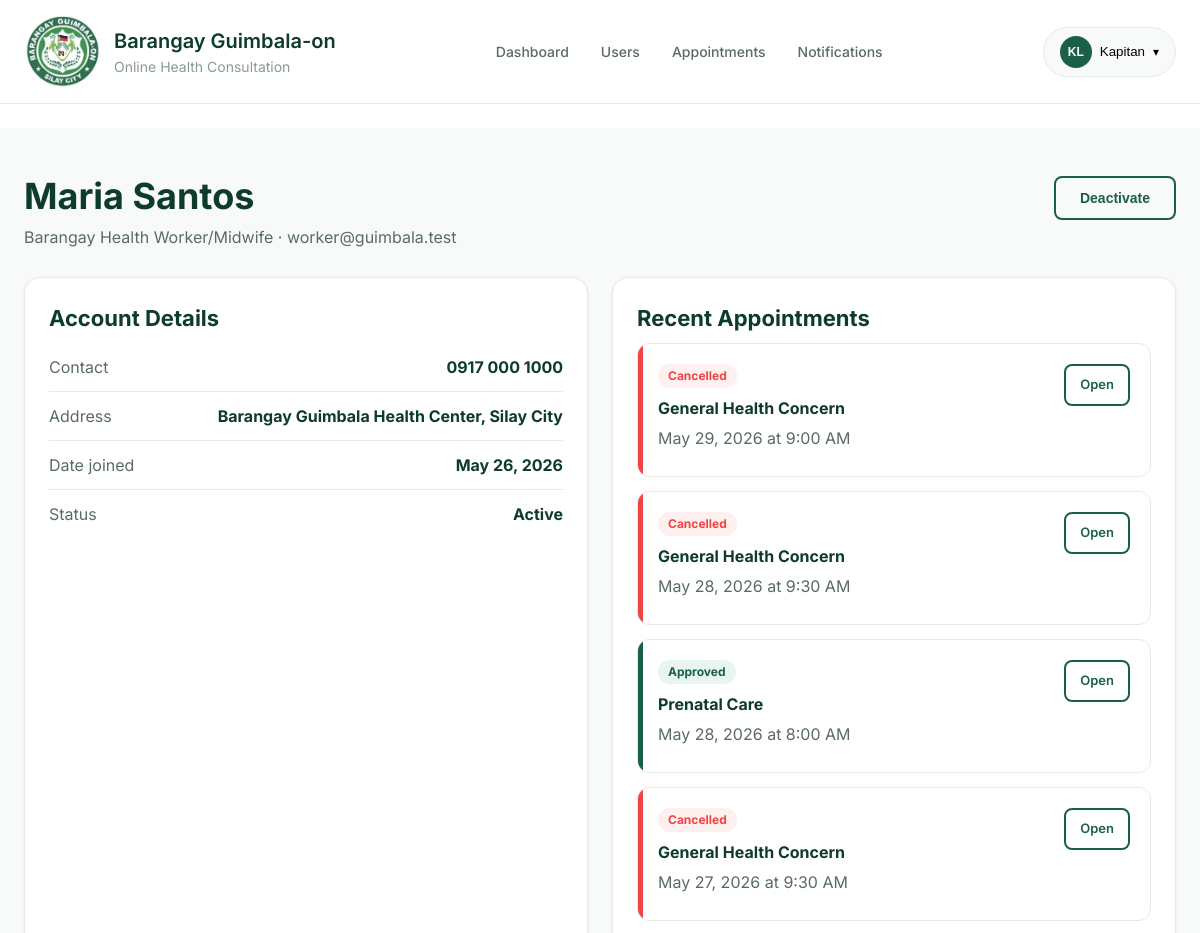
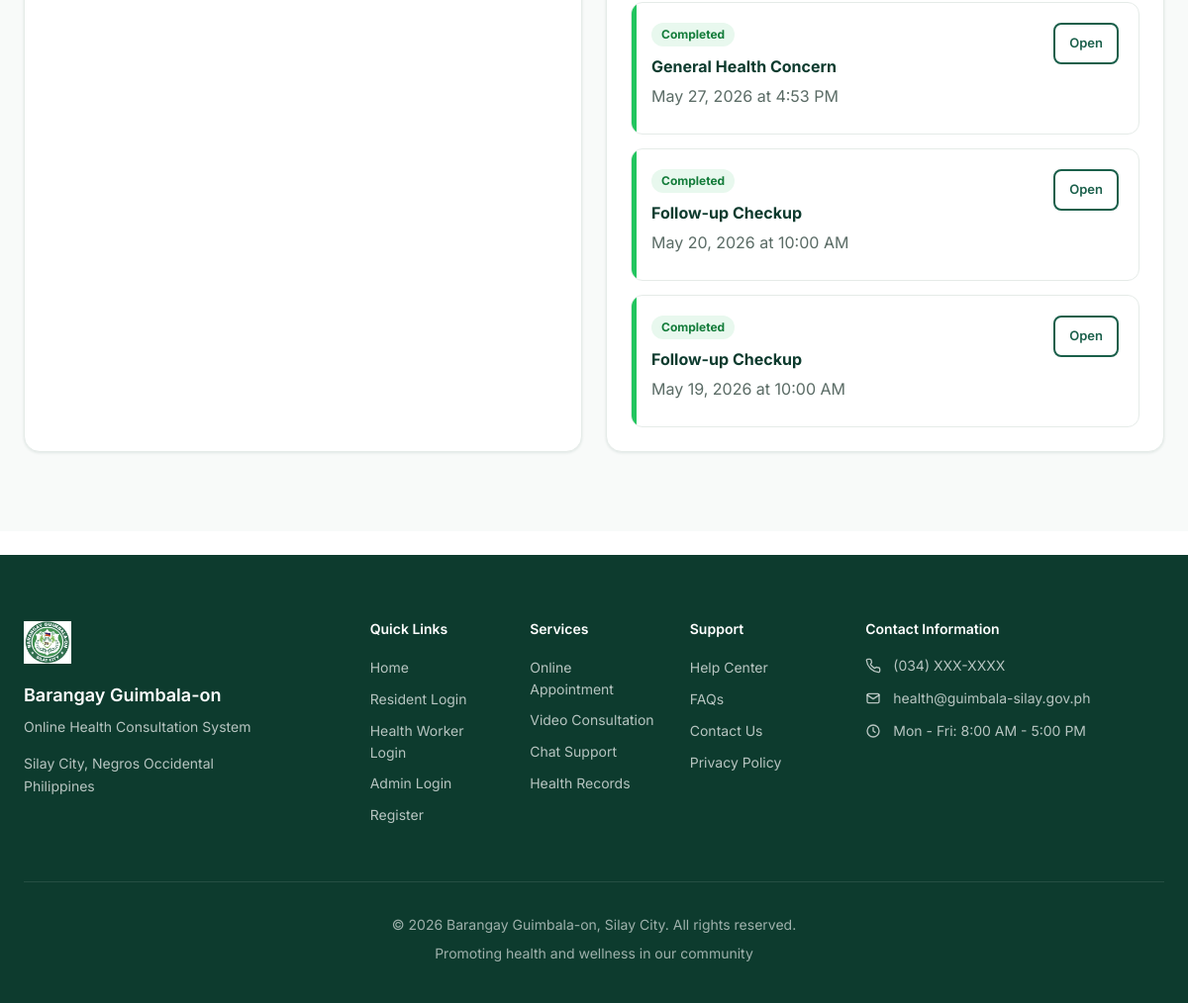
The page /accounts/admin/users/2/ (signed in) on the database its author committed (2 pictures, top to bottom).
### accounts/models.py (models this page shows, shortened)
class User(AbstractUser):
    ROLE_CHOICES = [
        ('resident', 'Resident'),
        ('health_worker', 'Barangay Health Worker/Midwife'),
        ('admin', 'Admin'),
    ]
    username = None
    email = models.EmailField(_('email address'), unique=True)
    role = models.CharField(max_length=20, choices=ROLE_CHOICES, default='resident')
    phone_number = models.CharField(max_length=15, blank=True, null=True)
    address = models.TextField(blank=True, null=True)
    profile_picture = models.ImageField(upload_to='profile_pics/', blank=True, null=True)
    is_active = models.BooleanField(default=True)
    date_joined = models.DateTimeField(auto_now_add=True)
    last_updated = models.DateTimeField(auto_now=True)
    license_number = models.CharField(max_length=50, blank=True, null=True)
    specialization = models.CharField(max_length=100, blank=True, null=True)
    is_available = models.BooleanField(default=True)
    USERNAME_FIELD = 'email'
    REQUIRED_FIELDS = ['first_name', 'last_name']
    objects = UserManager()
    class Meta:
        verbose_name = 'User'
        verbose_name_plural = 'Users'
        ordering = ['-date_joined']
    def get_full_name(self):
        return f"{self.first_name} {self.last_name}".strip() or self.email
    @property
    def is_resident(self):
        return self.role == 'resident'
    @property
    def is_health_worker(self):
        return self.role == 'health_worker'
    @property
    def is_admin_user(self):
        return self.role == 'admin' or self.is_superuser

### appointments/models.py (models this page shows, shortened)
class Appointment(models.Model):
    CONSULTATION_TYPE_CHOICES = [
        ('prenatal', 'Prenatal Care'),
        ('child_health', 'Child Health'),
        ('general', 'General Health Concern'),
        ('family_planning', 'Family Planning'),
        ('follow_up', 'Follow-up Checkup'),
        ('immunization', 'Immunization'),
        ('nutrition', 'Nutrition Counseling'),
        ('dental', 'Dental Checkup'),
        ('mental_health', 'Mental Health'),
        ('other', 'Other'),
    ]
    CONSULTATION_METHOD_CHOICES = [
        ('video_call', 'Online Video Call'),
        ('voice_call', 'Online Voice Call'),
        ('chat', 'Chat Consultation'),
        ('in_person', 'In-Person Visit'),
    ]
    STATUS_CHOICES = [
        ('pending', 'Pending'),
        ('approved', 'Approved'),
        ('rescheduled', 'Rescheduled'),
        ('completed', 'Completed'),
        ('cancelled', 'Cancelled'),
        ('no_show', 'No Show'),
    ]
    resident = models.ForeignKey(
        settings.AUTH_USER_MODEL,
        on_delete=models.CASCADE,
        related_name='resident_appointments',
        limit_choices_to={'role': 'resident'}
    )
    health_worker = models.ForeignKey(
        settings.AUTH_USER_MODEL,
        on_delete=models.CASCADE,
        related_name='worker_appointments',
        limit_choices_to={'role': 'health_worker'},
        null=True,
        blank=True
    )
    consultation_type = models.CharField(
        max_length=20,
        choices=CONSULTATION_TYPE_CHOICES
    )
    custom_consultation_type = models.CharField(
        max_length=100,
        blank=True,
        null=True,
        help_text="Custom consultation type when 'Other' is selected"
    )
    consultation_method = models.CharField(
        max_length=20,
        choices=CONSULTATION_METHOD_CHOICES,
        default='video_call'
    )
    scheduled_date = models.DateField()
    scheduled_time = models.TimeField()
    duration_minutes = models.PositiveIntegerField(default=60)
    status = models.CharField(
        max_length=20,
        choices=STATUS_CHOICES,
        default='pending'
    )
    reason_for_visit = models.TextField(
        help_text="Brief description of symptoms or reason for consultation"
    )
    symptoms = models.TextField(
        blank=True,
        null=True,
        help_text="List of symptoms (if applicable)"
    )
    consultation_notes = models.TextField(
        blank=True,
        null=True,
        help_text="Notes from the health worker after consultation"
    )
    diagnosis = models.TextField(
        blank=True,
        null=True
    )
    recommendations = models.TextField(
        blank=True,
        null=True,
        help_text="Recommendations, prescriptions, or follow-up instructions"
    )
    rescheduled_from = models.ForeignKey(
        'self',
        on_delete=models.SET_NULL,
        null=True,
        blank=True,
        related_name='rescheduled_to'
    )
    reschedule_reason = models.TextField(
        blank=True,
        null=True
    )
    cancelled_by = models.ForeignKey(
        settings.AUTH_USER_MODEL,
        on_delete=models.SET_NULL,
        null=True,
        blank=True,
        related_name='cancelled_appointments'
    )
    cancellation_reason = models.TextField(
        blank=True,
        null=True
    )
    call_room_id = models.CharField(
        max_length=100,
        blank=True,
        null=True,
        unique=True
    )
    call_started_at = models.DateTimeField(
        null=True,
        blank=True
    )
    call_ended_at = models.DateTimeField(
        null=True,
        blank=True
    )
    created_at = models.DateTimeField(auto_now_add=True)
    updated_at = models.DateTimeField(auto_now=True)
    approved_at = models.DateTimeField(null=True, blank=True)
    completed_at = models.DateTimeField(null=True, blank=True)
    class Meta:
        ordering = ['-scheduled_date', '-scheduled_time']
        verbose_name = 'Appointment'
        verbose_name_plural = 'Appointments'

### accounts/views.py (the view)
# urls.py: path('admin/users/<int:user_id>/', views.user_detail_view, name='user_detail'),
@login_required
def user_detail_view(request, user_id):
    if not request.user.is_admin_user:
        return redirect('accounts:dashboard_redirect')
    user = get_object_or_404(User, id=user_id)
    appointments = Appointment.objects.filter(
        Q(resident=user) | Q(health_worker=user)
    ).order_by('-scheduled_date')[:10]
    context = {
        'viewed_user': user,
        'appointments': appointments,
    }
    return render(request, 'accounts/user_detail.html', context)

### notifications/context_processors.py (called while the page is built)
def notifications_count(request):
    if request.user.is_authenticated:
        unread_count = Notification.objects.filter(
            recipient=request.user,
            is_read=False
        ).count()
        return {
            'unread_notifications_count': unread_count,
            'has_unread_notifications': unread_count > 0,
        }
    return {
        'unread_notifications_count': 0,
        'has_unread_notifications': False,
    }

### accounts/templates/accounts/user_detail.html (shortened to what this page needs)
﻿{% extends 'base.html' %}
{% block content %}
<section class="app-page">
    <div class="container">
        <div class="page-heading split">
            <div>
                <h1>{{ viewed_user.get_full_name }}</h1>
                <p>{{ viewed_user.get_role_display }} &middot; {{ viewed_user.email }}</p>
            </div>
            <form method="post" action="{% url 'accounts:user_activate' viewed_user.pk %}">
                <button type="submit" class="btn {% if viewed_user.is_active %}btn-outline{% else %}btn-primary{% endif %}">
                    {% if viewed_user.is_active %}Deactivate{% else %}Activate{% endif %}
                </button>
            </form>
        </div>
        <div class="content-grid two-columns">
            <article class="panel">
                <h2>Account Details</h2>
                <div class="detail-list">
                    <div><span>Contact</span><strong>{{ viewed_user.phone_number|default:"Not provided" }}</strong></div>
                    <div><span>Address</span><strong>{{ viewed_user.address|default:"Not provided" }}</strong></div>
                    <div><span>Date joined</span><strong>{{ viewed_user.date_joined|date:"M d, Y" }}</strong></div>
                    <div><span>Status</span><strong>{% if viewed_user.is_active %}Active{% else %}Inactive{% endif %}</strong></div>
                </div>
            </article>
            <article class="panel">
                <h2>Recent Appointments</h2>
                <div class="appointment-stack">
                    {% for appointment in appointments %}
                    <div class="appointment-card status-left-{{ appointment.status }}">
                        <div>
                            <span class="status-badge status-{{ appointment.status }}">{{ appointment.get_status_display }}</span>
                            <h3>{{ appointment.get_consultation_type_display }}</h3>
                            <p>{{ appointment.scheduled_date|date:"M d, Y" }} at {{ appointment.scheduled_time|time:"g:i A" }}</p>
                        </div>
                        <a href="{% url 'appointments:detail' appointment.pk %}" class="btn btn-outline btn-sm">Open</a>
                    </div>
                    {% empty %}
                    <div class="empty-state compact"><h3>No appointment history</h3></div>
                    {% endfor %}
                </div>
            </article>
        </div>
    </div>
</section>
{% endblock %}

### templates/includes/navbar.html (shortened to what this page needs)
﻿{% load static %}
<nav class="navbar" id="navbar">
    <div class="container">
        <div class="navbar-content">
            <a href="{% url 'home' %}" class="navbar-logo">
                <div class="logo-icon">
                    <img src="{% static 'images/system-logo-v2.jfif' %}" alt="Barangay Guimbala-on Logo">
                </div>
                <div class="logo-text">
                    <span class="logo-title">Barangay Guimbala-on</span>
                    <span class="logo-subtitle">Online Health Consultation</span>
                </div>
            </a>
            <div class="navbar-nav desktop-nav">
                {% if user.is_authenticated %}
                    {% if user.is_resident %}
                        <a href="{% url 'accounts:resident_dashboard' %}" class="nav-link {% if request.resolver_match.url_name == 'resident_dashboard' %}active{% endif %}">
                            Dashboard
                        </a>
                        <a href="{% url 'appointments:create' %}" class="nav-link {% if request.resolver_match.url_name == 'create' %}active{% endif %}">
                            Book Appointment
                        </a>
                        <a href="{% url 'chat:list' %}" class="nav-link {% if request.resolver_match.url_name == 'list' %}active{% endif %}">
                            Messages
                        </a>
                        <a href="{% url 'notifications:list' %}" class="nav-link {% if request.resolver_match.url_name == 'list' %}active{% endif %}">
                            Notifications
                            {% if unread_notifications_count > 0 %}
                            <span class="nav-badge">{{ unread_notifications_count }}</span>
                            {% endif %}
                        </a>
                    {% elif user.is_admin_user %}
                        <a href="{% url 'accounts:admin_dashboard' %}" class="nav-link {% if request.resolver_match.url_name == 'admin_dashboard' %}active{% endif %}">
                            Dashboard
                        </a>
                        <a href="{% url 'accounts:user_list' %}" class="nav-link {% if request.resolver_match.url_name == 'user_list' %}active{% endif %}">
                            Users
                        </a>
                        <a href="{% url 'appointments:list' %}" class="nav-link {% if request.resolver_match.url_name == 'list' %}active{% endif %}">
                            Appointments
                        </a>
                        <a href="{% url 'notifications:list' %}" class="nav-link {% if request.resolver_match.url_name == 'list' %}active{% endif %}">
                            Notifications
                        </a>
                    {% endif %}
                {% else %}
                    <a href="{% url 'home' %}" class="nav-link {% if request.resolver_match.url_name == 'home' %}active{% endif %}">Home</a>
                    <a href="#services" class="nav-link">Services</a>
                    <a href="#how-it-works" class="nav-link">How It Works</a>
                    <a href="#contact" class="nav-link">Contact</a>
                {% endif %}
            </div>
            <div class="navbar-actions">
                {% if user.is_authenticated %}
                    <div class="user-menu dropdown">
                        <button class="user-menu-toggle dropdown-toggle" type="button">
                            <div class="user-avatar">
                                {% if user.profile_picture %}
                                    <img src="{{ user.profile_picture.url }}" alt="{{ user.get_full_name }}">
                                {% else %}
                                    <span>{{ user.first_name|first|upper }}{{ user.last_name|first|upper }}</span>
                                {% endif %}
                            </div>
                            <span class="user-name">{{ user.first_name }}</span>
                            <span class="dropdown-arrow" aria-hidden="true">▾</span>
                        </button>
                    </div>
                {% endif %}
            </div>
        </div>
    </div>
</nav>
<div class="navbar-spacer"></div>

### static/css/animations.css (style rules this page uses)
.appointment-card { opacity: 0; transform: translateX(-30px); animation: slideInCard 0.5s ease forwards; }
html { scroll-behavior: smooth; }

### rows shown on the page
User: first_name|first "K", last_name|first "L", first_name "Kapitan"
User: get_full_name "Maria Santos", role "Barangay Health Worker/Midwife", email "worker@guimbala.test", phone_number "0917 000 1000", address "Barangay Guimbala Health Center, Silay City", date_joined "May 26, 2026"
Appointment: status "Cancelled", consultation_type "General Health Concern", scheduled_date "May 29, 2026", scheduled_time "9:00 AM"
Appointment: status "Cancelled", consultation_type "General Health Concern", scheduled_date "May 28, 2026", scheduled_time "9:30 AM"
Appointment: status "Approved", consultation_type "Prenatal Care", scheduled_date "May 28, 2026", scheduled_time "8:00 AM"
Appointment: status "Cancelled", consultation_type "General Health Concern", scheduled_date "May 27, 2026", scheduled_time "9:30 AM"
Appointment: status "Completed", consultation_type "General Health Concern", scheduled_date "May 27, 2026", scheduled_time "4:53 PM"
Appointment: status "Completed", consultation_type "Follow-up Checkup", scheduled_date "May 20, 2026", scheduled_time "10:00 AM"
Appointment: status "Completed", consultation_type "Follow-up Checkup", scheduled_date "May 19, 2026", scheduled_time "10:00 AM"
